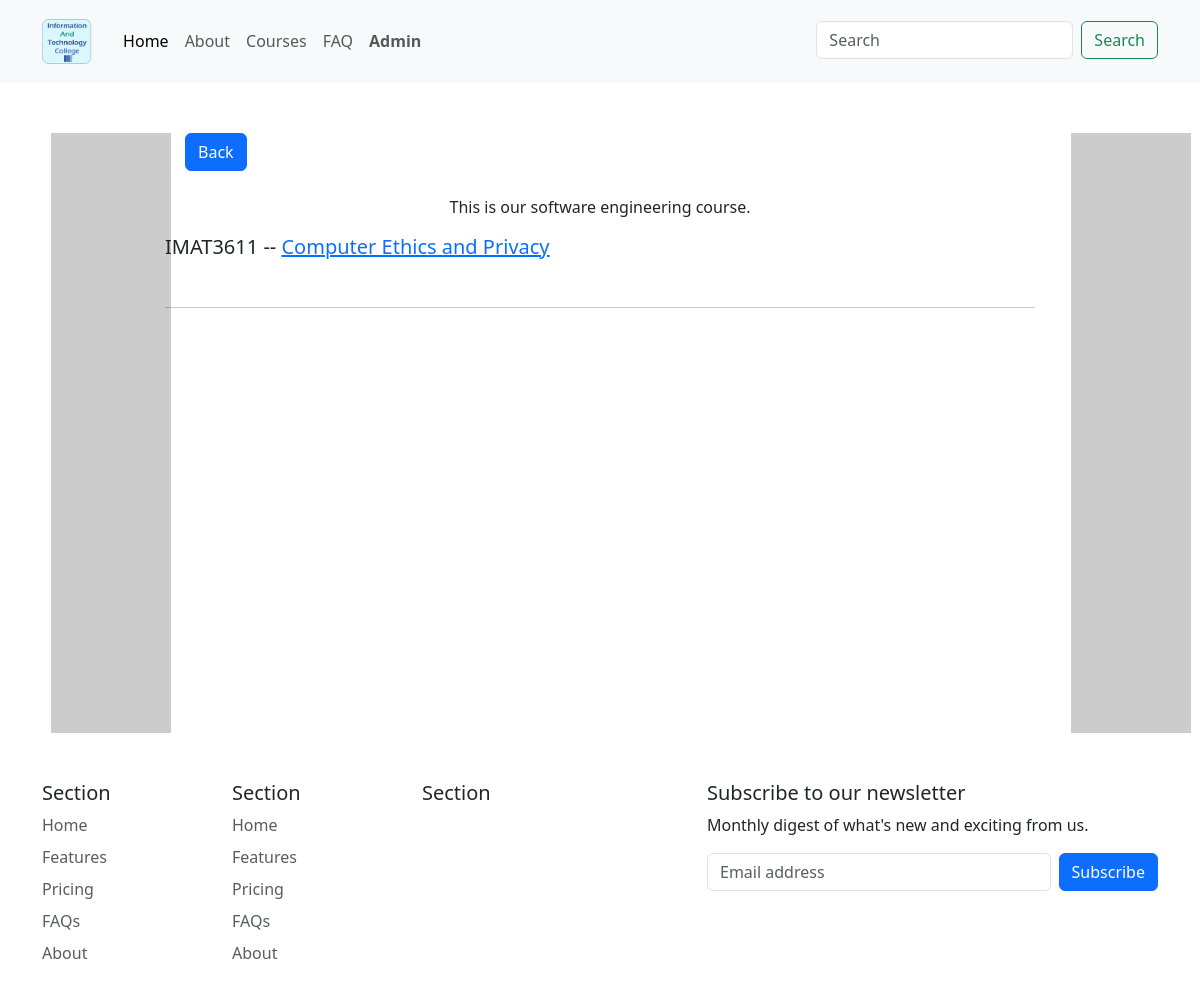
Screenshot of /course/2/ with the database file from the repository.
### base/models.py (models this page shows, shortened)
class Course(models.Model):
    topic = models.ForeignKey(Topic, on_delete=models.CASCADE)
    title = models.CharField(max_length=200)
    description = models.TextField(null=True, blank=True)
    requirements = models.TextField(null=True, blank=True)
    updated = models.DateTimeField(auto_now=True)  # last update
    course_img = models.ImageField(
        upload_to="static/course", height_field=None, width_field=None, max_length=100, null=True, blank=True)

class Module(models.Model):
    course = models.ManyToManyField(Course)
    code = models.CharField(max_length=200, unique=True)
    title = models.CharField(max_length=200)
    description = models.TextField(null=True, blank=True)
    module_img = models.ImageField(
        upload_to="static/module", height_field=None, width_field=None, max_length=100, null=True, blank=True)
    staff_img = models.ImageField(
        upload_to="static/staff", height_field=None, width_field=None, max_length=100, null=True, blank=True)
    staff_name = models.CharField(max_length=200)

### base/views.py (the view)
# urls.py: path('course/<str:pk>/', views.course, name="course"),
def course(request, pk):
    course = Course.objects.get(id=pk)
    modules = course.module_set.all()
    context = {
        'course': course,
        'modules': modules,
    }
    return render(request, 'base/course.html', context)

### base/templates/base/course.html (shortened to what this page needs)
{% extends 'main.html' %}
{% load static %}
{% block app_content %}
<div class="container course-page">
    <div class="row">
        <div class="back-btn" style="padding-left: 2rem;">
            <p>
              <button type="button" class="btn btn-primary" value="Previous Page" onClick="javascript:history.go(-1);">Back
              </button>
            </p>
          </div>
        <div class="course-title">
            <div class="container">
                <div class="row align-items-center">
                    <div class="col-12 text-center">
                        <p>{{course.description}}</p>
                    </div>
                </div>
            </div>
        </div>
        <div class="col-12">
            {% for module in modules %}
            <h5>{{module.code}} -- <a href="{% url 'module' module.id %}">{{module.title}}</a></h5><br>
            <hr>
            {% endfor %}
        </div>
    </div>
</div>
{% endblock %}

### rows the page displays
Course: description "This is our software engineering course."
Module: code "IMAT3611", title "Computer Ethics and Privacy"
